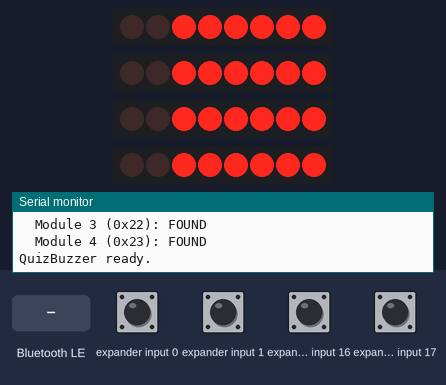
A sketch run on a simulated Arduino Uno R4 WiFi. On the bench: 4 × 8 port-expander outputs drawn as a row of LEDs (first output left, lit = HIGH), the last lines printed to the serial monitor. Wiring (inferred from the names in the program): PCF8574 port expander at I2C address 0x20; PCF8574 port expander at I2C address 0x21; PCF8574 port expander at I2C address 0x22; PCF8574 port expander at I2C address 0x23. Wiring (inferred from the signals the program sends): 4 × row of LEDs: on Q0, Q1, Q2, Q3, Q4, Q5, Q6, Q7 / on Q0, Q1, Q2, Q3, Q4, Q5, Q6, Q7 / on Q0, Q1, Q2, Q3, Q4, Q5, Q6, Q7 / on Q0, Q1, Q2, Q3, Q4, Q5, Q6, Q7. Inputs (shaded band) come from the test bench; at power-on: expander input 0, expander input 1, expander input 16, expander input 17 HIGH. Nothing arrives over Bluetooth unless stated; a phone connects over Bluetooth LE 3 s after start.

Above: at 1.7 s.
1.8 s: Bluetooth LE write "1" received
At 3.95 s:
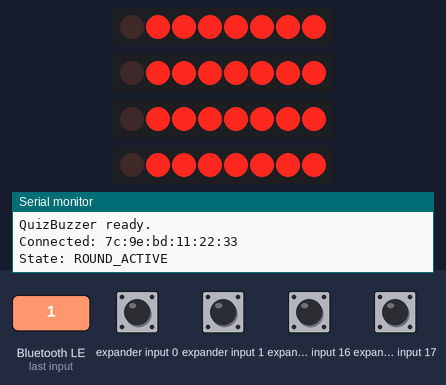
4.8 s: Bluetooth LE write "1" received
6.3 s: Bluetooth LE write "0" received
At 7.05 s:
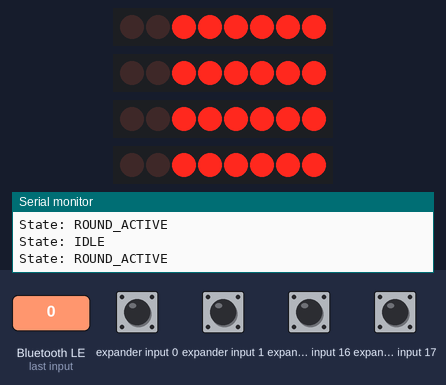
9.3 s: Bluetooth LE write "0" received
Timing chart, 0 to 11.8 s (numbered marks = the images above; inputs shaded):
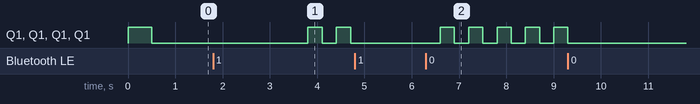

The sketch:

QuizBuzzer_I2C.ino
```cpp
/*
 * Quiz Buzzer System - Arduino UNO R4 WiFi
 * Modular I²C version using PCF8574 GPIO expanders
 *
 * Each button module contains a PCF8574 and connects via 4-wire I²C bus:
 *   GND, 5V, SDA (A4), SCL (A5)
 *
 * PCF8574 I²C addresses (set via A0/A1/A2 solder jumpers on each module):
 *   Module 1 (Player 1): 0x20  (A2=0, A1=0, A0=0)
 *   Module 2 (Player 2): 0x21  (A2=0, A1=0, A0=1)
 *   Module 3 (Player 3): 0x22  (A2=0, A1=1, A0=0)
 *   Module 4 (Player 4): 0x23  (A2=0, A1=1, A0=1)
 *
 * PCF8574 pin usage (per module):
 *   P0 — Button signal (INPUT, uses PCF8574 internal weak pull-up)
 *   P1 — LED control (OUTPUT, active LOW — sink current through LED)
 *   P2-P7 — unused
 *
 * LED wiring per module:
 *   5V → 220Ω resistor → LED anode → LED cathode → PCF8574 P1
 *   (PCF8574 sinks current when P1 is LOW)
 *
 * BLE Service UUID:     12345678-1234-1234-1234-123456789abc
 * Characteristics:
 *   Buzzer State UUID:  12345678-1234-1234-1234-123456789ab1  (notify/read)
 *   Reset UUID:         12345678-1234-1234-1234-123456789ab2  (write)
 *   Round Start UUID:   12345678-1234-1234-1234-123456789ab3  (write)
 *   Status UUID:        12345678-1234-1234-1234-123456789ab4  (notify/read)
 */

#include <Wire.h>
#include <ArduinoBLE.h>

// --- I²C addresses for each player module ---
const uint8_t MODULE_ADDR[4] = { 0x20, 0x21, 0x22, 0x23 };
const int NUM_PLAYERS = 4;

// PCF8574 pin masks
const uint8_t PIN_BUTTON = 0b00000001;  // P0 — button input
const uint8_t PIN_LED    = 0b00000010;  // P1 — LED output (active LOW)

// --- BLE UUIDs ---
#define SERVICE_UUID        "12345678-1234-1234-1234-123456789abc"
#define BUZZER_STATE_UUID   "12345678-1234-1234-1234-123456789ab1"
#define RESET_UUID          "12345678-1234-1234-1234-123456789ab2"
#define ROUND_START_UUID    "12345678-1234-1234-1234-123456789ab3"
#define STATUS_UUID         "12345678-1234-1234-1234-123456789ab4"

// --- BLE objects ---
BLEService buzzerService(SERVICE_UUID);
BLEByteCharacteristic buzzerStateChar(BUZZER_STATE_UUID, BLERead | BLENotify);
BLEByteCharacteristic resetChar(RESET_UUID,              BLEWrite);
BLEByteCharacteristic roundStartChar(ROUND_START_UUID,   BLEWrite);
BLEByteCharacteristic statusChar(STATUS_UUID,            BLERead | BLENotify);

// --- Game state ---
enum GameStatus { IDLE = 0, ROUND_ACTIVE = 1, BUZZED = 2 };
GameStatus gameStatus = IDLE;
int buzzedPlayer = 0;

// --- Flash animation ---
unsigned long lastFlashTime = 0;
bool flashState = false;
const int FLASH_INTERVAL_MS = 300;

// --- Button debounce ---
bool lastButtonState[4]       = { true, true, true, true }; // true = not pressed (pull-up)
unsigned long lastDebounceTime[4] = { 0, 0, 0, 0 };
const int DEBOUNCE_DELAY = 50;

// --- Module presence tracking ---
bool modulePresent[4] = { false, false, false, false };

// ─────────────────────────────────────────────
//  PCF8574 helpers
// ─────────────────────────────────────────────

// Write a full byte to the PCF8574.
// PCF8574 outputs are open-drain: writing 1 = input/high-Z (pulled high),
// writing 0 = actively pulled LOW.
void pcfWrite(uint8_t addr, uint8_t value) {
  Wire.beginTransmission(addr);
  Wire.write(value);
  Wire.endTransmission();
}

// Read a full byte from the PCF8574.
// Pins to be used as inputs must be written HIGH first to enable the pull-up.
uint8_t pcfRead(uint8_t addr) {
  Wire.requestFrom(addr, (uint8_t)1);
  if (Wire.available()) return Wire.read();
  return 0xFF; // default high (unpressed)
}

// Set LED state for a module (ledOn=true → LED on)
// LED is active LOW on P1
void setLED(int player, bool ledOn) {
  if (!modulePresent[player]) return;
  // P0 high (button input), P1: LOW=LED on, HIGH=LED off
  uint8_t val = PIN_BUTTON | (ledOn ? 0x00 : PIN_LED);
  pcfWrite(MODULE_ADDR[player], val);
}

// Read button state for a module (returns true if pressed)
bool readButton(int player) {
  if (!modulePresent[player]) return false;
  uint8_t val = pcfRead(MODULE_ADDR[player]);
  return !(val & PIN_BUTTON); // active LOW
}

// ─────────────────────────────────────────────
//  I²C bus scan — detect which modules are present
// ─────────────────────────────────────────────
void scanModules() {
  Serial.println("Scanning I2C bus for modules...");
  for (int i = 0; i < NUM_PLAYERS; i++) {
    Wire.beginTransmission(MODULE_ADDR[i]);
    uint8_t err = Wire.endTransmission();
    modulePresent[i] = (err == 0);
    Serial.print("  Module ");
    Serial.print(i + 1);
    Serial.print(" (0x");
    Serial.print(MODULE_ADDR[i], HEX);
    Serial.print("): ");
    Serial.println(modulePresent[i] ? "FOUND" : "not found");

    if (modulePresent[i]) {
      // Set P0 high (input mode), P1 high (LED off)
      pcfWrite(MODULE_ADDR[i], PIN_BUTTON | PIN_LED);
    }
  }
}

// ─────────────────────────────────────────────
//  Setup
// ─────────────────────────────────────────────
void setup() {
  Serial.begin(9600);
  Wire.begin();
  scanModules();

  // Startup LED test
  for (int i = 0; i < NUM_PLAYERS; i++) setLED(i, true);
  delay(500);
  for (int i = 0; i < NUM_PLAYERS; i++) setLED(i, false);

  // BLE setup
  if (!BLE.begin()) {
    Serial.println("BLE init failed!");
    while (1);
  }

  BLE.setLocalName("QuizBuzzer");
  BLE.setAdvertisedService(buzzerService);
  buzzerService.addCharacteristic(buzzerStateChar);
  buzzerService.addCharacteristic(resetChar);
  buzzerService.addCharacteristic(roundStartChar);
  buzzerService.addCharacteristic(statusChar);
  BLE.addService(buzzerService);

  buzzerStateChar.writeValue(0);
  statusChar.writeValue((byte)IDLE);

  BLE.advertise();
  Serial.println("QuizBuzzer ready.");
}

// ─────────────────────────────────────────────
//  Main loop
// ─────────────────────────────────────────────
void loop() {
  BLEDevice central = BLE.central();

  if (central) {
    Serial.print("Connected: ");
    Serial.println(central.address());

    while (central.connected()) {
      handleBLECommands();
      handleButtons();
      updateLEDs();
    }

    Serial.println("Disconnected");
    setIdle();
  }
}

// ─────────────────────────────────────────────
//  BLE command handler
// ─────────────────────────────────────────────
void handleBLECommands() {
  if (resetChar.written())     { setIdle(); }
  if (roundStartChar.written()) { setRoundActive(); }
}

// ─────────────────────────────────────────────
//  Button handler
// ─────────────────────────────────────────────
void handleButtons() {
  if (gameStatus != ROUND_ACTIVE) return;

  for (int i = 0; i < NUM_PLAYERS; i++) {
    if (!modulePresent[i]) continue;

    bool pressed = readButton(i);

    if (pressed != lastButtonState[i]) {
      lastDebounceTime[i] = millis();
    }

    if ((millis() - lastDebounceTime[i]) > DEBOUNCE_DELAY) {
      if (pressed && !lastButtonState[i]) {
        Serial.print("Player ");
        Serial.print(i + 1);
        Serial.println(" buzzed!");
        setBuzzed(i + 1);
        break; // lockout
      }
    }

    lastButtonState[i] = pressed;
  }
}

// ─────────────────────────────────────────────
//  LED update
// ─────────────────────────────────────────────
void updateLEDs() {
  unsigned long now = millis();

  switch (gameStatus) {
    case IDLE:
      for (int i = 0; i < NUM_PLAYERS; i++) setLED(i, false);
      break;

    case ROUND_ACTIVE:
      if (now - lastFlashTime >= FLASH_INTERVAL_MS) {
        flashState = !flashState;
        lastFlashTime = now;
        for (int i = 0; i < NUM_PLAYERS; i++) setLED(i, flashState);
      }
      break;

    case BUZZED:
      for (int i = 0; i < NUM_PLAYERS; i++) {
        setLED(i, (i == buzzedPlayer - 1));
      }
      break;
  }
}

// ─────────────────────────────────────────────
//  State transitions
// ─────────────────────────────────────────────
void setIdle() {
  gameStatus = IDLE;
  buzzedPlayer = 0;
  buzzerStateChar.writeValue((byte)0);
  statusChar.writeValue((byte)IDLE);
  Serial.println("State: IDLE");
}

void setRoundActive() {
  gameStatus = ROUND_ACTIVE;
  buzzedPlayer = 0;
  buzzerStateChar.writeValue((byte)0);
  statusChar.writeValue((byte)ROUND_ACTIVE);
  flashState = false;
  lastFlashTime = millis();
  Serial.println("State: ROUND_ACTIVE");
}

void setBuzzed(int player) {
  gameStatus = BUZZED;
  buzzedPlayer = player;
  buzzerStateChar.writeValue((byte)player);
  statusChar.writeValue((byte)BUZZED);
  Serial.print("State: BUZZED by player ");
  Serial.println(player);
}
```

Measured:
- after the input at 1.8 s, Q1, Q1, Q1, Q1: alternates HIGH for 0.30 s and LOW for 0.30 s, starting after 2.0 s
- after the input at 6.3 s, Q1, Q1, Q1, Q1: alternates HIGH for 0.30 s and LOW for 0.30 s, starting after 0.30 s
